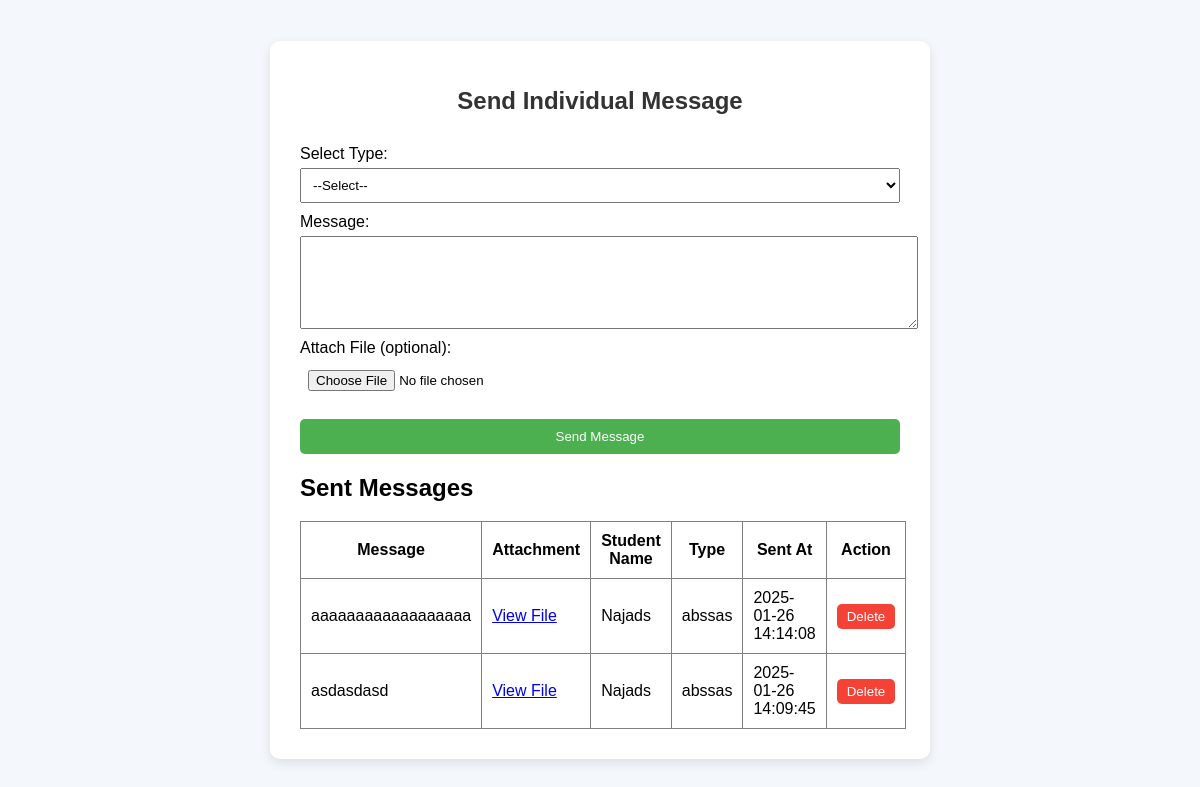
Screenshot of /Admin/individual.php (signed in) with the database file from the repository.
### tables this page shows
CREATE TABLE `individual_messages` (
  `id` int(11) NOT NULL,
  `student_id` int(11) NOT NULL,
  `admin_id` int(11) NOT NULL,
  `student_type` enum('course','class') NOT NULL,
  `message` text NOT NULL,
  `attachment` varchar(255) DEFAULT NULL,
  `sent_at` timestamp NOT NULL DEFAULT current_timestamp()
);

CREATE TABLE `student` (
  `id` int(11) NOT NULL,
  `name` varchar(255) NOT NULL,
  `username` varchar(255) NOT NULL,
  `password` varchar(255) NOT NULL,
  `program` enum('course','class') NOT NULL
);

### Admin/individual.php (the view, shortened to what this page needs)
<?php
include('../db_connect.php');
$admin_id = $_SESSION['admin_id'];
$messages_query = "
    SELECT m.id, m.message, m.attachment, m.sent_at,
           CASE m.student_type
               WHEN 'course' THEN c.course_name
               WHEN 'class' THEN cl.title
           END AS student_type_name,
           s.name AS student_name
    FROM individual_messages m
    LEFT JOIN Student s ON m.student_id = s.id
    LEFT JOIN courses c ON m.student_type = 'course' AND c.id = (SELECT course_id FROM student_courses WHERE student_id = m.student_id LIMIT 1)
    LEFT JOIN classes cl ON m.student_type = 'class' AND cl.id = (SELECT class_id FROM student_classes WHERE student_id = m.student_id LIMIT 1)
    WHERE m.admin_id = $admin_id
    ORDER BY m.sent_at DESC";
$messages_result = mysqli_query($conn, $messages_query);
?>
<!DOCTYPE html>
<html lang="en">
<head>
</head>
<body>
<div class="container">
    <h1>Send Individual Message</h1>
    <form action="" method="POST" enctype="multipart/form-data">
        <label for="messageType">Select Type:</label>
        <select name="messageType" id="messageType" onchange="this.form.submit()">
            <option value="">--Select--</option>
        </select>
        <label for="message">Message:</label>
        <textarea name="message" id="message" rows="5" required></textarea>
        <label for="attachment">Attach File (optional):</label>
        <input type="file" name="attachment" id="attachment">
        <button type="submit" class="btn">Send Message</button>
    </form>
<div>
    <h2>Sent Messages</h2>
    <?php if (mysqli_num_rows($messages_result) > 0) { ?>
        <table border="1" cellpadding="10" cellspacing="0" style="width: 100%; border-collapse: collapse;">
            <thead>
                <tr>
                    <th>Message</th>
                    <th>Attachment</th>
                    <th>Student Name</th>
                    <th>Type</th>
                    <th>Sent At</th>
                    <th>Action</th>
                </tr>
            </thead>
            <tbody>
                <?php while ($message = mysqli_fetch_assoc($messages_result)) { ?>
                    <tr>
                        <td><?php echo htmlspecialchars($message['message']); ?></td>
                        <td>
                            <?php if (!empty($message['attachment'])) { ?>
                                <a href="<?php echo $message['attachment']; ?>" target="_blank">View File</a>
                            <?php } else { ?>
                                No Attachment
                            <?php } ?>
                        </td>
                        <td><?php echo htmlspecialchars($message['student_name']); ?></td>
                        <td><?php echo htmlspecialchars($message['student_type_name']); ?></td>
                        <td><?php echo date('Y-m-d H:i:s', strtotime($message['sent_at'])); ?></td>
                        <td>
                            <form action="" method="POST" onsubmit="return confirm('Are you sure you want to delete this message?');" style="display: inline;">
                                <button type="submit" style="background-color: #f44336; color: white; border: none; padding: 5px 10px; border-radius: 5px; cursor: pointer;">
                                    Delete
                                </button>
                            </form>
                        </td>
                    </tr>
                <?php } ?>
            </tbody>
        </table>
    <?php } else { ?>
        <p>No messages sent yet.</p>
    <?php } ?>
</div>
</div>
</body>
</html>

### Admin/individual.php (style rules this page uses)
body { font-family: Arial, sans-serif; margin: 0; padding: 0; background-color: #f4f7fc; display: flex; justify-content: center; align-items: center; height: 100vh; }
.container { background-color: white; padding: 30px; border-radius: 10px; box-shadow: 0 4px 12px rgba(0, 0, 0, 0.1); width: 600px; }
h1 { font-size: 24px; color: #333; margin-bottom: 20px; text-align: center; }
form { display: flex; flex-direction: column; }
label { margin-top: 10px; }
select, textarea, input[type="file"] { padding: 8px; margin-top: 5px; width: 100%; }
.btn { background-color: #4CAF50; color: white; padding: 10px 20px; margin-top: 20px; border: none; border-radius: 5px; cursor: pointer; }

### rows the page displays
individual_messages: message "aaaaaaaaaaaaaaaaaa", student.name "Najads", student_type_name "abssas", sent_at "2025-01-26 14:14:08"
individual_messages: message "asdasdasd", student.name "Najads", student_type_name "abssas", sent_at "2025-01-26 14:09:45"
